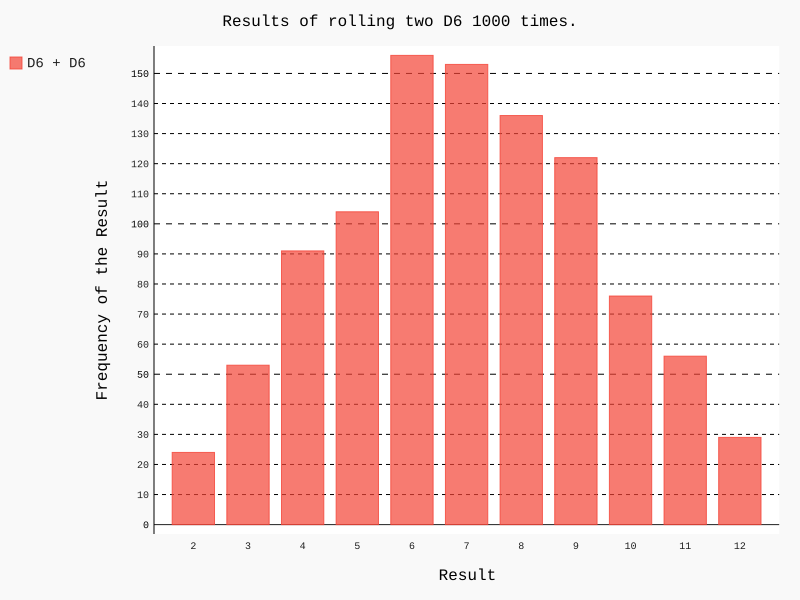

The script that drew this image:
import pygal

from random import randint

class Die:
    """A class representing a single die."""

    def __init__(self, num_sides=6):
        """Assume a six-sided die"""
        self.num_sides = num_sides

    def roll(self):
        """Return a random value between 1 and the number of sides"""
        return randint(1, self.num_sides)

die_1 = Die()
die_2 = Die()

# Make some rolls and store the results in a list
results = []
for roll_num in range(1000):
    result = die_1.roll() + die_2.roll()
    results.append(result)

print(results)

# Analyze the results
frequencies = []
max_result = die_1.num_sides + die_2.num_sides

for value in range(2, max_result+1):
    frequency = results.count(value)
    frequencies.append(frequency)

print(frequencies)

# Visualize the results
hist = pygal.Bar()

hist.title = "Results of rolling two D6 1000 times."
hist.x_labels = ['2', '3', '4', '5', '6', '7', '8', '9', '10', '11', '12']
hist.x_title ='Result'
hist.y_title = 'Frequency of the Result'

hist.add('D6 + D6', frequencies)
hist.render_to_file('dice_visual.svg')
